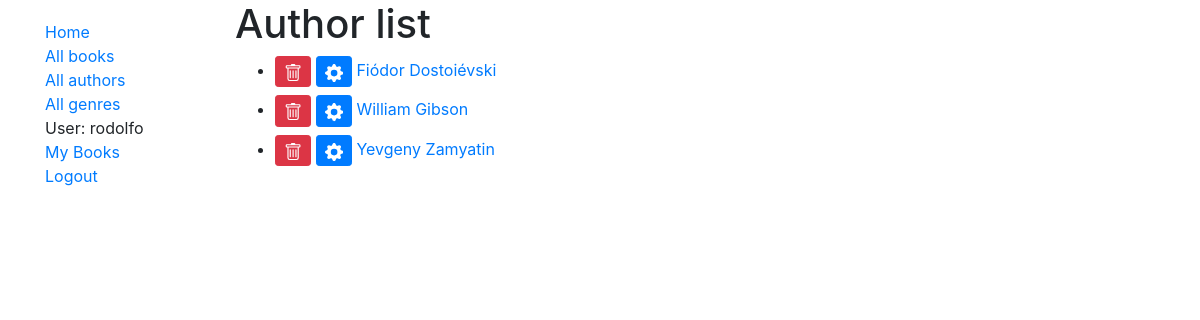
The app's page /catalog/authors/ (signed in) with its own data.
### catalog/models.py (models this page shows, shortened)
class Author(models.Model):
    first_name = models.CharField(max_length=100)
    last_name = models.CharField(max_length=100)
    date_of_birth = models.DateField(null=True, blank=True)
    date_of_death = models.DateField('Date of Death', null=True, blank=True)
    class Meta:
        ordering = ['last_name', 'first_name']
    def get_absolute_url(self):
        return reverse('author-detail', args=[str(self.id)])
    def get_update_url(self):
        return reverse('author_update', args=[str(self.id)])
    def get_delete_url(self):
        return reverse('author_delete', args=[str(self.id)])

### catalog/views.py (the view)
# urls.py: path('authors/', views.AuthorListView.as_view(), name='authors'),
class AuthorListView(PermissionRequiredMixin, LoginRequiredMixin, generic.ListView):
    permission_required = 'catalog.view_author'
    model = Author

### catalog/templates/catalog/author_list.html (shortened to what this page needs)
{% extends "base_generic.html" %}
{% block content %}
  <h1>Author list</h1>
  {% if author_list %}
  <ul>
    {% for author in author_list %}
      <li class="my-2">
        <a class="btn btn-sm btn-danger" href="{{ author.get_delete_url }}">
        </a>
        <a class="btn btn-sm btn-primary" href="{{ author.get_update_url }}">
        </a>
        <a href="{{ author.get_absolute_url }}">{{ author.first_name }} {{ author.last_name }}</a>
      </li>
    {% endfor %}
  </ul>
  {% else %}
    <p>There are no authors in the catalog.</p>
  {% endif %}
{% endblock %}

### catalog/templates/base_generic.html (shortened to what this page needs)
<!doctype html>
<html lang="en">
  <head>
    <link rel="stylesheet" href="https://stackpath.bootstrapcdn.com/bootstrap/4.3.1/css/bootstrap.min.css">
    {% load static %}
    <link rel="stylesheet" href="{% static 'css/styles.css' %}">
  </head>
  <body>
    <section class="container">
      <div class="row">
        <div class="col-sm-2">
        {% block sidebar %}
          <ul class="sidebar-nav">
            <li><a href="{% url 'index' %}">Home</a></li>
            <li><a href="{% url 'books' %}">All books</a></li>
            <li><a href="{% url 'authors' %}">All authors</a></li>
            <li><a href="{% url 'genres' %}">All genres</a></li>
            {% if user.is_authenticated %}
              <li>User: {{ user.get_username }}</li>
              <li><a href="{% url 'my-owned' %}">My Books</a></li>
              <li><a href="{% url 'logout'%}?next={{request.path}}">Logout</a></li>
            {% else %}
              <li><a href="{% url 'login'%}?next={{request.path}}">Login</a></li>
            {% endif %}
          </ul>
        {% endblock %}
        </div>
        <div class="col-sm-10">{% block content %}{% endblock %}</div>
      </div>
    </section>
  </body>
</html>

### catalog/static/css/styles.css (style rules this page uses)
.sidebar-nav { margin-top: 20px; padding: 0; list-style: none; }

### records on screen
Author: first_name "Fiódor", last_name "Dostoiévski"
Author: first_name "William", last_name "Gibson"
Author: first_name "Yevgeny", last_name "Zamyatin"

### other values on screen
{{ user.get_username }} "rodolfo"
